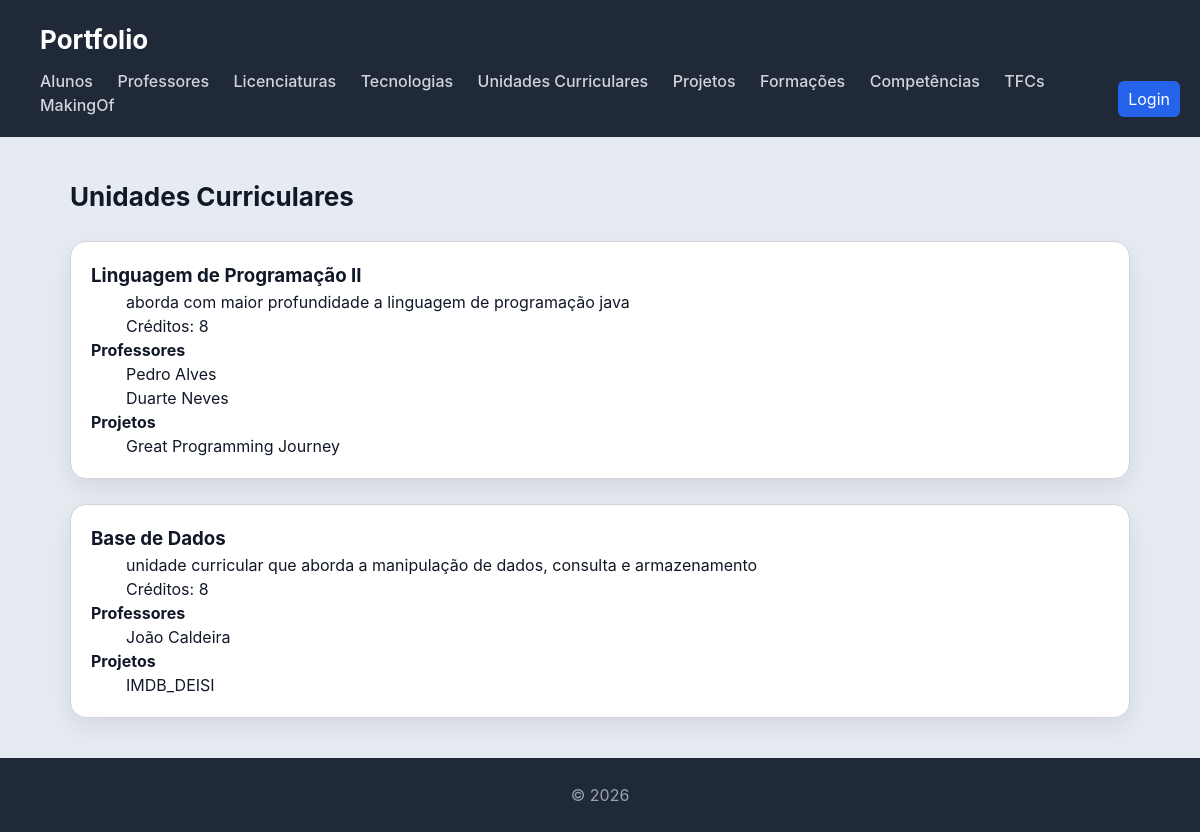
Screenshot of /portfolio/unidadecurricular/ with the database file from the repository.
### portfolio/models.py (models this page shows, shortened)
class UnidadeCurricular(models.Model):
    nome = models.CharField(max_length=100)
    professores = models.ManyToManyField(Professor)
    descricao = models.CharField(max_length=200)
    creditos = models.IntegerField()
    imagem = models.ImageField(null=True, blank=True)
    projetos = models.ManyToManyField(Projeto)

class Professor(models.Model):
    nome = models.CharField(max_length=100)
    unidades_curriculares = models.ManyToManyField('UnidadeCurricular', blank=True)

class Projeto(models.Model):
    titulo = models.CharField(max_length=100)
    descricao = models.CharField(max_length=200)
    data_de_realizacao = models.DateField()
    tecnologias = models.ManyToManyField(Tecnologia)
    link = models.URLField()

### portfolio/views.py (the view)
# urls.py: path('unidadecurricular/', views.unidadecurricular_view, name='unidadecurricular'),
def unidadecurricular_view(request):
    unidades = (
        UnidadeCurricular.objects
        .prefetch_related('professores', 'projetos')
        .all()
    )
    return render(request, 'portfolio/unidadecurricular.html', {'unidades': unidades})

### portfolio/templates/portfolio/unidadecurricular.html
{% extends "portfolio/base.html" %}
{% block content %}
<h2>Unidades Curriculares</h2>
<section>
    {% for uc in unidades %}
    <article>
        <h3>{{ uc.nome }}</h3>
        <p>{{ uc.descricao }}</p>
        <p>Créditos: {{ uc.creditos }}</p>
        <h4>Professores</h4>
        <ul>
            {% for prof in uc.professores.all %}
                <li>{{ prof.nome }}</li>
            {% endfor %}
        </ul>
        <h4>Projetos</h4>
        <ul>
            {% for proj in uc.projetos.all %}
                <li>{{ proj.titulo }}</li>
            {% endfor %}
        </ul>
    </article>
    {% endfor %}
</section>
{% endblock %}

### portfolio/static/portfolio/style.css (style rules this page uses)
* { box-sizing: border-box; margin: 0; padding: 0; }
ul, ol { list-style: none; padding-left: 0; margin: 0; }
body { font-family: "Inter", "Segoe UI", system-ui, -apple-system, sans-serif; background: #e6ebf2; color: #111827; line-height: 1.5; scroll-behavior: smooth; }
h2 { margin-bottom: 20px; font-size: 26px; }
section > article { background: white; padding: 20px; border-radius: 16px; border: 1px solid #d1d5db; box-shadow: 0 10px 25px rgba(0,0,0,0.08); transition: all 0.25s ease; margin-bottom: 20px; margin-top: 25px; }
article { position: relative; }
article p { margin-left: 35px; }
article ul, article ol { margin-left: 35px; }
article { padding-left: 25px; padding-right: 20px; }

### rows the page displays
UnidadeCurricular: nome "Linguagem de Programação II", descricao "aborda com maior profundidade a linguagem de programação java", creditos "8"
Professor: nome "Pedro Alves"
Professor: nome "Duarte Neves"
Projeto: titulo "Great Programming Journey"
UnidadeCurricular: nome "Base de Dados", descricao "unidade curricular que aborda a manipulação de dados, consulta e armazenamento", creditos "8"
Professor: nome "João Caldeira"
Projeto: titulo "IMDB_DEISI"
